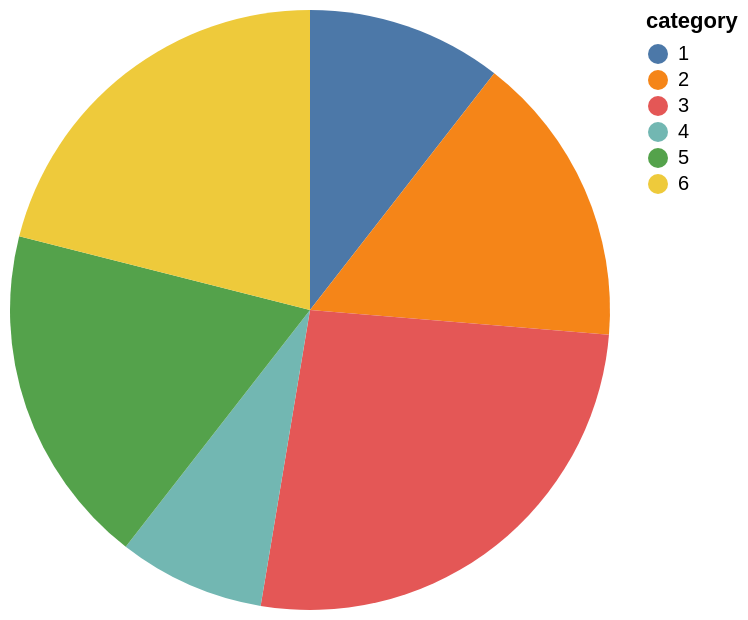

Vega-Lite specification for this chart:
### Vega-Lite specification from a JSON file in a GitHub repository (floating-point values rounded to 4 significant figures)
{"$schema": "https://vega.github.io/schema/vega-lite/v6.json", "data": {"values": [{"category": 1, "value": 4}, {"category": 2, "value": 6}, {"category": 3, "value": 10}, {"category": 4, "value": 3}, {"category": 5, "value": 7}, {"category": 6, "value": 8}]}, "mark": "arc", "encoding": {"theta": {"field": "value", "type": "quantitative"}, "color": {"field": "category", "type": "nominal"}}}
